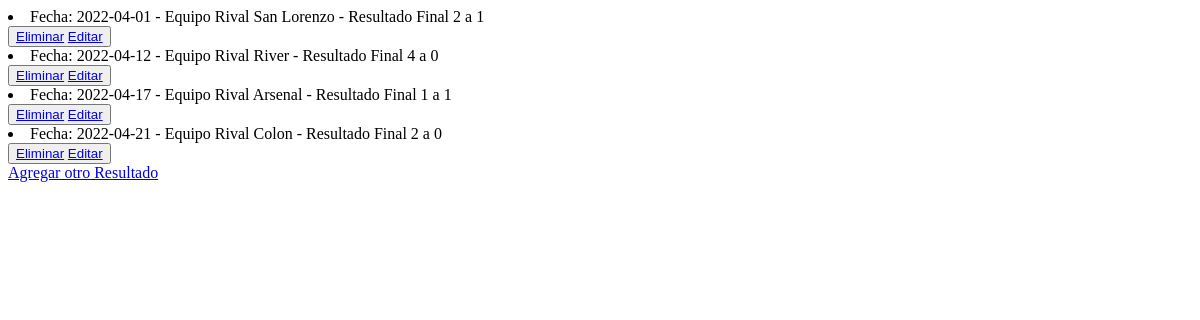
Before: /AppSport/leerResultados with the older database file.
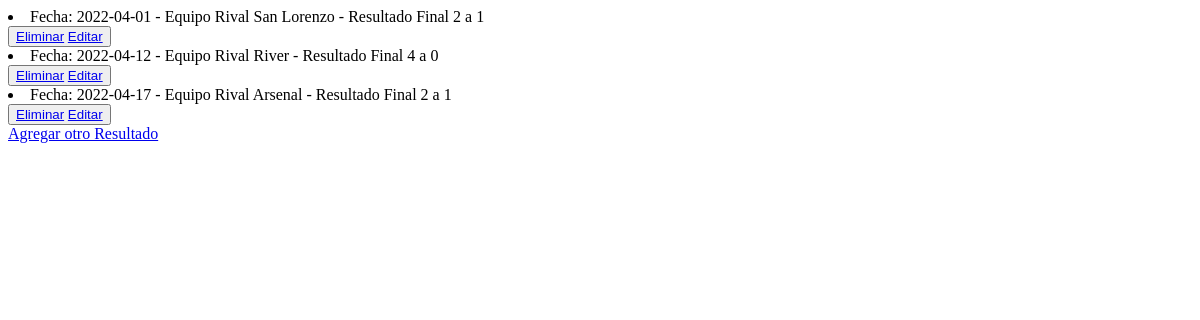
After: the same page with the newer database file.
### AppSport/models.py (models this page shows)
class Partido(models.Model):
    fecha = models.DateField()
    equipoRival = models.CharField(max_length=20)
    resultadoFinal = models.CharField(max_length=20)
    ganado = models.BooleanField(null=True)
    def __str__(self):
        return f"Fecha: {self.fecha} - Equipo Rival {self.equipoRival} - Resultado Final {self.resultadoFinal}"

### AppSport/views.py (the view)
# urls.py: path('leerResultados', views.leerLosResultados, name = "LeerLosResultados"),
def leerLosResultados(request):
    resultado = Partido.objects.all()
    contexto= {"partidos": resultado}
    return render(request, 'leerResultados.html', contexto)

### AppSport/templates/leerResultados.html (shortened to what this page needs)
<!DOCTYPE html>
<html lang="en">
<head>
</head>
<body>
    {% for p in partidos %}
        <li>{{p}}</li>
        <button>
            <a href="{% url 'EliminarResultado' p.fecha %}"> Eliminar</a>
            <a href="{% url 'EditarResultado' p.equipoRival %}"> Editar</a>
        </button>
    {% endfor %}
    <br>
    <a href="{% url 'resultadosPartido' %}">Agregar otro Resultado</a>
</body>
</html>

Changed rows visible on the page:
removed Partido: fecha+equipoRival+resultadoFinal "Fecha: 2022-04-21 - Equipo Rival Colon - Resultado Final 2 a 0"
changed Partido: fecha+equipoRival+resultadoFinal "Fecha: 2022-04-17 - Equipo Rival Arsenal - Resultado Final 1 a 1" → "Fecha: 2022-04-17 - Equipo Rival Arsenal - Resultado Final 2 a 1"
